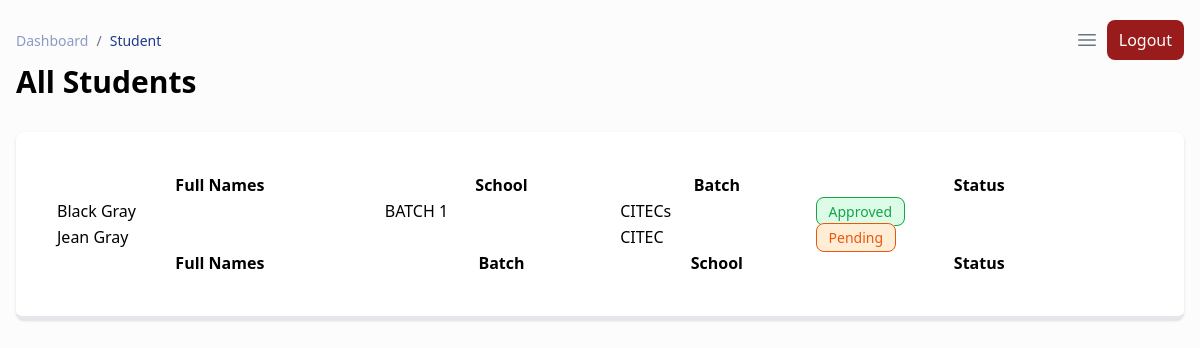
/admin/students.php (signed in), run on an earlier commit of the app's database.
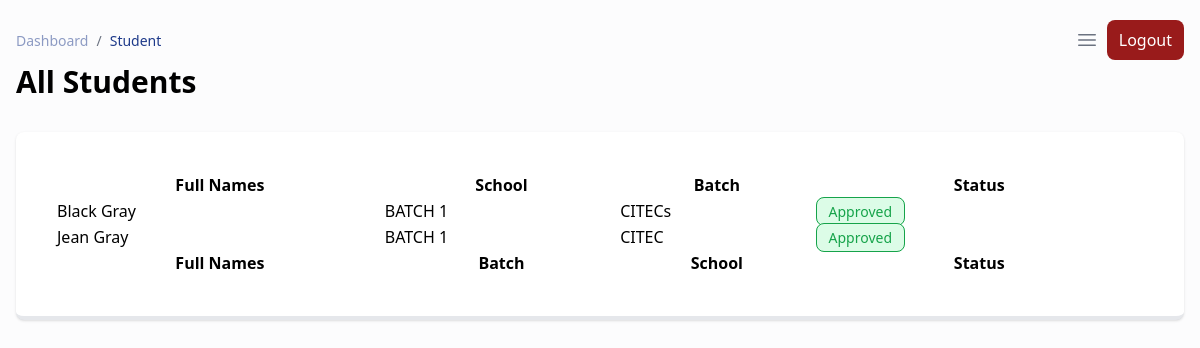
And on a later commit of the database.
### tables this page shows
CREATE TABLE `students` (
  `id` int(11) NOT NULL,
  `user_id` int(11) NOT NULL,
  `batch_id` int(11) UNSIGNED DEFAULT NULL,
  `first_name` varchar(255) NOT NULL,
  `last_name` varchar(255) NOT NULL,
  `date_of_birth` date NOT NULL,
  `is_approved` tinyint(1) NOT NULL DEFAULT 0,
  `school` varchar(255) NOT NULL,
  `created_at` timestamp NULL DEFAULT current_timestamp()
);

CREATE TABLE `batches` (
  `id` int(10) NOT NULL,
  `name` varchar(255) NOT NULL,
  `created_at` timestamp NOT NULL DEFAULT current_timestamp()
);

### admin/students.php (the view, shortened to what this page needs)
<?php require_once __DIR__ . '/templates/header.php' ?>
<?php
    $query = "SELECT * FROM students ORDER BY id DESC";
    $result = mysqli_query($connection, $query);
    $students = mysqli_fetch_all($result, MYSQLI_ASSOC);
?>
<div class="min-h-screen bg-gray-50/50">
    <div class="p-4 xl:ml-80">
        <?php require_once "./templates/navigation.php" ?>
        <h1 class="text-3xl font-semibold mb-8">All Students</h1>
        <div class="grid grid-cols-1 gap-8 mb-8">
            <div class="min-h-fit p-10 bg-white shadow rounded-lg border-b-4 border-b-primary overflow-x-auto">
                <table id="dTable" class="display" style="width:100%">
                    <thead>
                        <tr>
                            <th>Full Names</th>
                            <th>School</th>
                            <th>Batch</th>
                            <th>Status</th>
                        </tr>
                    </thead>
                    <tbody>
                        <?php if (isset($students) && count($students) > 0): ?>
                            <?php foreach ($students as $student): ?>
                                <tr>
                                    <td><?= $student["first_name"] . " " . $student['last_name'] ?></td>
                                    <td>
                                        <?php if ($student['batch_id'] !== NULL): ?>
                                            <?php
                                                $batch = [];
                                                $studentBatch = $student['batch_id'];
                                                $batchQuery = "SELECT * FROM batches WHERE id = $studentBatch";
                                                $batchResult = mysqli_query($connection, $batchQuery);
                                                if (mysqli_num_rows($batchResult) == 1) {
                                                    $batch = mysqli_fetch_assoc($batchResult);
                                                }
                                            ?>
                                            <?= strtoupper($batch['name']) ?>
                                        <?php endif ?>
                                    </td>
                                    <td><?= $student['school'] ?></td>
                                    <td>
                                        <?php if ($student['is_approved'] == 0): ?>
                                            <span class="rounded-lg text-sm py-1 px-3 text-orange-600 bg-orange-100 border border-orange-600">Pending</span>
                                        <?php else: ?>
                                            <span class="rounded-lg text-sm py-1 px-3 text-green-600 bg-green-100 border border-green-600">Approved</span>
                                        <?php endif ?>
                                    </td>
                                </tr>
                            <?php endforeach ?>
                        <?php endif ?>
                    </tbody>
                    <tfoot>
                        <tr>
                            <th>Full Names</th>
                            <th>Batch</th>
                            <th>School</th>
                            <th>Status</th>
                        </tr>
                    </tfoot>
                </table>
            </div>
        </div>
    </div>
    <?php require_once "./templates/footer.php" ?>

What changed in the data, as far as the page shows it:
changed students "Jean": batch.name (not shown) → "BATCH 1"; is_approved "Pending" → "Approved"
